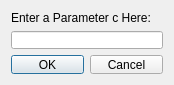
<?xml version="1.0" encoding="UTF-8"?>
<ui version="4.0">
 <class>GetCDialog</class>
 <widget class="QDialog" name="GetCDialog">
  <property name="geometry">
   <rect>
    <x>0</x>
    <y>0</y>
    <width>174</width>
    <height>85</height>
   </rect>
  </property>
  <property name="sizePolicy">
   <sizepolicy hsizetype="Fixed" vsizetype="Fixed">
    <horstretch>174</horstretch>
    <verstretch>85</verstretch>
   </sizepolicy>
  </property>
  <property name="minimumSize">
   <size>
    <width>174</width>
    <height>85</height>
   </size>
  </property>
  <property name="maximumSize">
   <size>
    <width>174</width>
    <height>85</height>
   </size>
  </property>
  <property name="windowTitle">
   <string>Dialog</string>
  </property>
  <property name="sizeGripEnabled">
   <bool>false</bool>
  </property>
  <layout class="QGridLayout" name="gridLayout">
   <item row="0" column="0">
    <widget class="QLabel" name="label">
     <property name="text">
      <string>Enter a Parameter c Here:</string>
     </property>
    </widget>
   </item>
   <item row="1" column="0">
    <widget class="QLineEdit" name="lineEdit_c"/>
   </item>
   <item row="2" column="0">
    <widget class="QDialogButtonBox" name="buttonBox">
     <property name="orientation">
      <enum>Qt::Horizontal</enum>
     </property>
     <property name="standardButtons">
      <set>QDialogButtonBox::Cancel|QDialogButtonBox::Ok</set>
     </property>
    </widget>
   </item>
  </layout>
 </widget>
 <resources/>
 <connections>
  <connection>
   <sender>buttonBox</sender>
   <signal>accepted()</signal>
   <receiver>GetCDialog</receiver>
   <slot>accept()</slot>
   <hints>
    <hint type="sourcelabel">
     <x>248</x>
     <y>254</y>
    </hint>
    <hint type="destinationlabel">
     <x>157</x>
     <y>274</y>
    </hint>
   </hints>
  </connection>
  <connection>
   <sender>buttonBox</sender>
   <signal>rejected()</signal>
   <receiver>GetCDialog</receiver>
   <slot>reject()</slot>
   <hints>
    <hint type="sourcelabel">
     <x>316</x>
     <y>260</y>
    </hint>
    <hint type="destinationlabel">
     <x>286</x>
     <y>274</y>
    </hint>
   </hints>
  </connection>
 </connections>
</ui>
